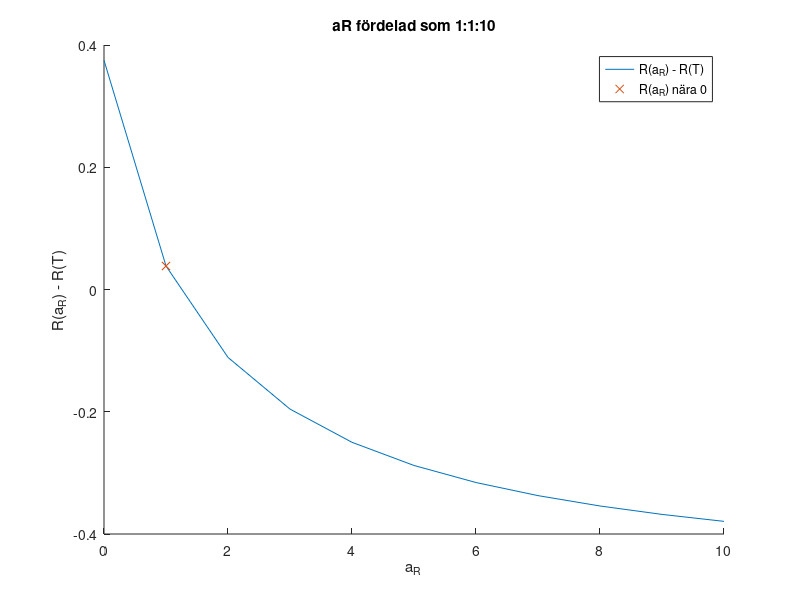

The MATLAB script that drew this image:
clc 
clearvars
close all
%% U6A: Startgissningsvärde och förbättring med Newton Raphson
% 1) Iterera fram aR värde där R(aR) - R(T) = 0 -> aR = 1.2
% 2) Förbättra gissningen med Newton Raphson:
%       aR_n+1 = aR_n - R(aR_n) / R'(aR_n)

%% Initialdata
h = 1;
aR = (0:h:10);
aL = 0.4;
wR = 3; 
wL = 1; 
b = 1; 

%% Funktioner
RT = 1;
R = @(aR) ((b.*(aR+wR+aL+wL)) ./ (2.*(aR+wR-aL-wL))) - RT;
dR = @(aR) -((b.*(aL+wL)) ./ (aR+wR-aL-wL).^2);

%% Hitta start-gissnings-värde
Rlist = R(aR);                          % alla y-led värden
[Rmin, Rmin_index] = min(abs(Rlist));   % index där y är närmast 0
aR_start = aR(Rmin_index);              % index i aR där y är närmast 0

%% Newton-Raphson
aRlist = zeros();   aRlist(1) = aR_start;
error = zeros();
konvergens = zeros();

for i = 1:5
    aRlist(i+1) = aRlist(i) - R(aRlist(i)) / dR(aRlist(i)); % NR
    error(i) = abs(aRlist(i+1)-aRlist(i));                  % Fel
    
    if i >= 3
        konvergens(i-2) = log(error(i)/error(i-1)) / log(error(i-1)/error(i-2));
    end
end

%% Plottar
fprintf('R(aR) - R(T) ≈ 0, när aR = %.2f med steglängd %.1f \n',aR_start, h);
fprintf('Förbättrad värde med Newton Raphson: aR = %.2f \n', aRlist(end));

fprintf('\nVärden för Newton Raphson loop: \n')
fprintf('%.5f \n', aRlist(1,:))

fprintf('\nError värden för Newton Raphson loop: \n')
fprintf('%.10f \n', error(1,:))

fprintf('\nKonvergensen för NR är: \n')
fprintf('%.5f \n', konvergens(1,:))

hold on
    plot(aR, Rlist)
    plot(aR_start, Rmin, 'x')
    legend('R(a_R) - R(T)', 'R(a_R) nära 0')
    xlabel('a_R')
    ylabel('R(a_R) - R(T)')
    title('aR fördelad som 1:1:10')
hold off
